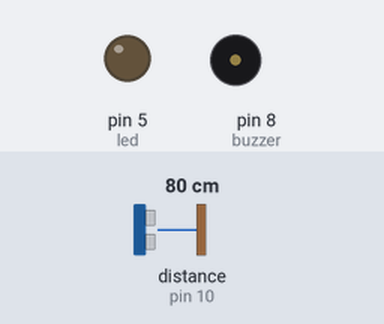
This sketch was run on a simulated Arduino Uno, built with avr-gcc and run on an emulated ATmega328P. Shown: output pins drawn as LEDs (lit = HIGH), buzzer (waves = sounding). Wiring (inferred from the names in the program): ultrasonic range finder: trigger pin 9; echo pin 10. The inputs (shaded band) are chosen by the test bench; at power-on: distance to the obstacle (sensor on pin 10) 80 cm. The echo pulse lasts 58.3 µs per cm; pins used as bus, display or sensor lines are not drawn.

Above: at 1.2 s.
1.3 s: distance to the obstacle (sensor on pin 10) set to 13 cm
2.8 s: distance to the obstacle (sensor on pin 10) set to 10 cm
At 3.9 s:
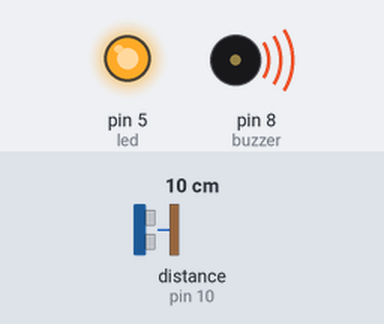
4.3 s: distance to the obstacle (sensor on pin 10) set to 18 cm
At 5.5 s:
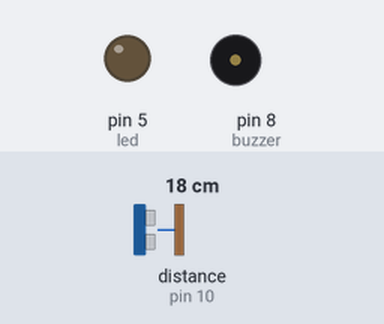
5.8 s: distance to the obstacle (sensor on pin 10) set to 2 cm
At 6.3 s:
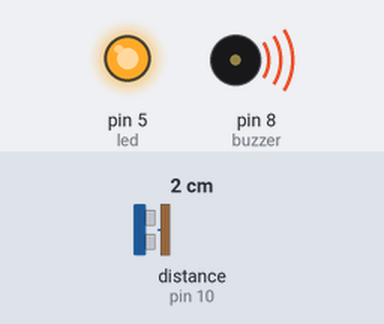
Timing chart, 0 to 8.3 s (numbered marks = the images above; inputs shaded):
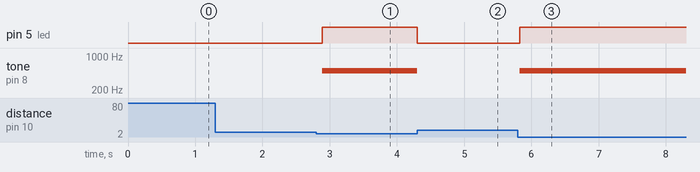

The sketch:

bat.ino
```cpp
int led = 5;
int buzzer = 8;
int trig = 9;
int echo = 10;

void setup() {
  Serial.begin(9600);
  pinMode(led, OUTPUT);
  pinMode(buzzer, OUTPUT);
  pinMode(trig, OUTPUT);
  pinMode(echo, INPUT);

}

void loop() {
  digitalWrite(trig, LOW);
  delayMicroseconds(5);
  digitalWrite(trig, HIGH);
  delayMicroseconds(10);
  digitalWrite(trig, LOW);
  int timp = pulseIn(echo, HIGH);
  long long distanta = 0.034 * timp / 2;
  if(distanta <= 10){
    digitalWrite(led, HIGH);
    tone(buzzer, 500);

  }
  else{
    digitalWrite(led, LOW);
    noTone(buzzer);
  }
  delay(100);
}
```

Measured:
- the behaviour switches between 12 and 11 cm on distance to the obstacle (sensor on pin 10) (found by bisection; images 0 and 1)
- after the input at 1.3 s, every drawn part: stays the same
- after the input at 2.8 s, pin 5 (led): LOW → HIGH after 0.09 s; tone on pin 8 (buzzer): silent → 500 Hz after 0.09 s
- after the input at 4.3 s, pin 5 (led): HIGH → LOW at once; tone on pin 8 (buzzer): 500 Hz → silent at once
- after the input at 5.8 s, pin 5 (led): LOW → HIGH at once; tone on pin 8 (buzzer): silent → 500 Hz at once
